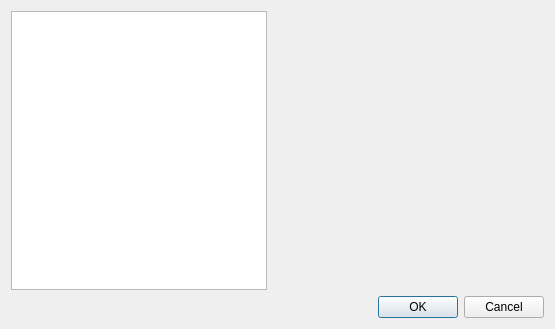
<?xml version="1.0" encoding="UTF-8"?>
<ui version="4.0">
 <class>SocExplorerSettingsDialog</class>
 <widget class="QDialog" name="SocExplorerSettingsDialog">
  <property name="geometry">
   <rect>
    <x>0</x>
    <y>0</y>
    <width>555</width>
    <height>329</height>
   </rect>
  </property>
  <property name="windowTitle">
   <string>Dialog</string>
  </property>
  <layout class="QGridLayout" name="gridLayout">
   <item row="0" column="1">
    <widget class="QListWidget" name="contentsWidget">
     <property name="sizePolicy">
      <sizepolicy hsizetype="Maximum" vsizetype="Expanding">
       <horstretch>0</horstretch>
       <verstretch>0</verstretch>
      </sizepolicy>
     </property>
     <property name="minimumSize">
      <size>
       <width>100</width>
       <height>0</height>
      </size>
     </property>
     <property name="maximumSize">
      <size>
       <width>16777215</width>
       <height>16777215</height>
      </size>
     </property>
    </widget>
   </item>
   <item row="0" column="2">
    <widget class="QStackedWidget" name="pagesWidget">
     <property name="sizePolicy">
      <sizepolicy hsizetype="Minimum" vsizetype="Preferred">
       <horstretch>0</horstretch>
       <verstretch>0</verstretch>
      </sizepolicy>
     </property>
     <property name="minimumSize">
      <size>
       <width>100</width>
       <height>0</height>
      </size>
     </property>
    </widget>
   </item>
   <item row="2" column="1" colspan="2">
    <widget class="QDialogButtonBox" name="buttonBox">
     <property name="orientation">
      <enum>Qt::Horizontal</enum>
     </property>
     <property name="standardButtons">
      <set>QDialogButtonBox::Cancel|QDialogButtonBox::Ok</set>
     </property>
    </widget>
   </item>
  </layout>
 </widget>
 <resources/>
 <connections>
  <connection>
   <sender>buttonBox</sender>
   <signal>accepted()</signal>
   <receiver>SocExplorerSettingsDialog</receiver>
   <slot>accept()</slot>
   <hints>
    <hint type="sourcelabel">
     <x>277</x>
     <y>304</y>
    </hint>
    <hint type="destinationlabel">
     <x>277</x>
     <y>164</y>
    </hint>
   </hints>
  </connection>
  <connection>
   <sender>buttonBox</sender>
   <signal>rejected()</signal>
   <receiver>SocExplorerSettingsDialog</receiver>
   <slot>reject()</slot>
   <hints>
    <hint type="sourcelabel">
     <x>277</x>
     <y>304</y>
    </hint>
    <hint type="destinationlabel">
     <x>277</x>
     <y>164</y>
    </hint>
   </hints>
  </connection>
 </connections>
</ui>
